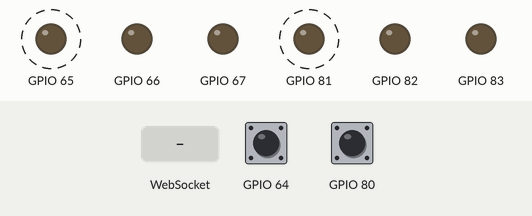
The program below on a simulated ESP8266 (Wemos D1 mini). Shown: output pins drawn as LEDs (lit = HIGH). Dashed ring = blinking. Inputs (shaded band) come from the test bench; at power-on: GPIO 64 HIGH, GPIO 80 HIGH. WiFi joins after 1.5 s; servers stay silent unless stated; EEPROM starts erased; what the program prints to the serial monitor is not drawn.

Above: at 3.37 s.
3.8 s: WebSocket text "alert" received
At 4.13 s:
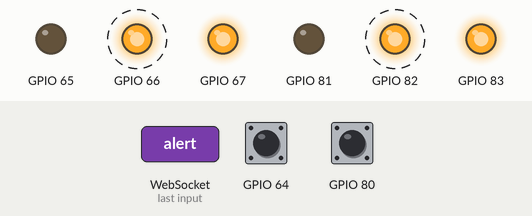
6.8 s: GPIO 64 pulled LOW for 0.15 s
At 8.87 s:
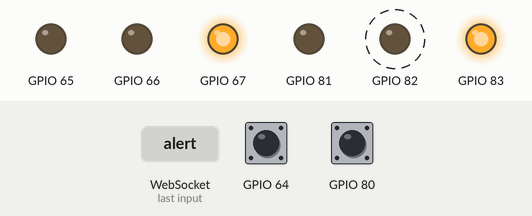
9.8 s: GPIO 80 pulled LOW for 0.15 s
At 9.88 s:
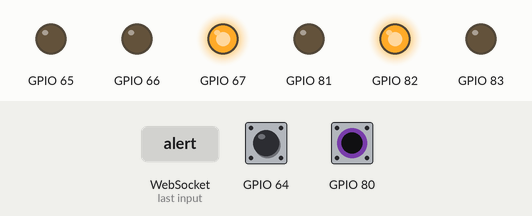
12.8 s: GPIO 64 pulled LOW for 1 s
At 13.13 s:
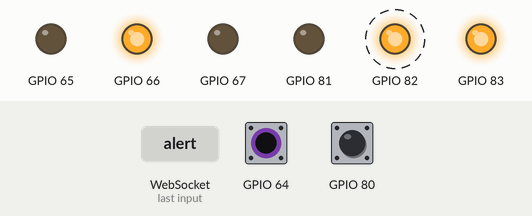
15.8 s: GPIO 80 pulled LOW for 1 s
At 16.13 s:
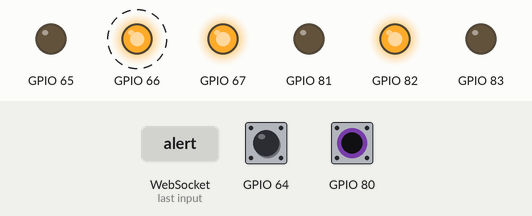
18.8 s: GPIO 80 pulled LOW for 3.2 s
At 22.13 s:
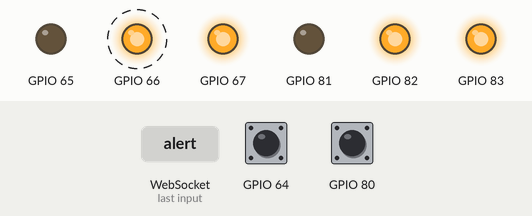
Timing chart, 0 to 24.5 s (numbered marks = the images above; inputs shaded):
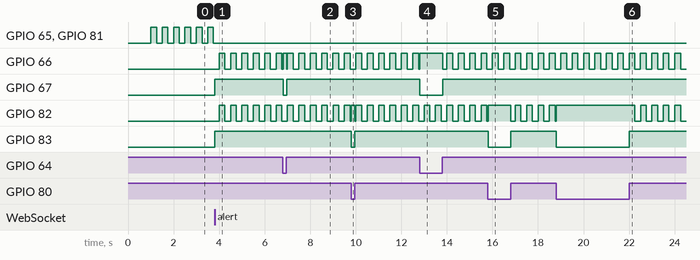

The program:

main.cpp
```cpp
#include <Arduino.h>

#include "../../common/Constants.h"

#include <ESP8266WiFi.h>
#include <WebSocketsClient.h>
#include <ArduinoJson.h>
#include <Sensor.h>
#include <Wire.h>
#include <EEPROM.h>

#pragma clang diagnostic push
#pragma clang diagnostic ignored "-Wunknown-pragmas"

#define STATE_STARTED 0
#define STATE_CONNECTED 1
#define STATE_RUNNING 2
#define STATE_ALERTING 3

#define STATE_REPORT_EVERY 2000

#define REPORT_INTERVAL_MIN 50
#define REPORT_INTERVAL_MAX 5000

#define CONFIRMATION_TIMEOUT 100
#define RECONNECTION_TIMEOUT 50
#define PING_TIMEOUT (PING_EVERY + 500)

#define MAX_RECONNECTIONS 5
#define MIN_RECONNECTIONS_INTERVAL 5000

int appState = STATE_STARTED;
u64 lastPing = 0;
u64 lastReport = 0;
u64 lastDebugReport = 0;
u64 lastReportSent = 0;
bool lastReceivedStateWasAlert = false;
bool unconfirmedMessage = false;

u8 totalReconnections = 0;
u64 lastReconnection = 0;

u8 clientId = 0;

// TODO init dynamically - support less than 2 sensors
#define SENSORS_COUNT 2
Sensor *sensors[] = {new Sensor(0x20), new Sensor(0x21)};

IPAddress gatewayIp;
WebSocketsClient ws;

void printState();

void displayState(u64 now);

u8 measureAndUpdateStates();

void webSocketEvent(WStype_t type, uint8_t *payload, size_t len) {
    u64 now = millis();

    switch (type) {
        case WStype_DISCONNECTED: {
            appState = STATE_STARTED;
            for (auto sensor : sensors) {
                sensor->ledStatus = LedStatus::RedStill;
            }
            displayState(now);
            Serial.println(F("Websocket disconnected!"));

            if (durationBetween(now, lastReconnection) < MIN_RECONNECTIONS_INTERVAL) {
                Serial.println(F("Too frequent reconnections, restarting..."));
                ESP.restart();
                return;
            }

            if (totalReconnections++ > MAX_RECONNECTIONS) {
                Serial.println(F("Too many reconnections, restarting..."));
                ESP.restart();
                return;
            }

            Serial.println(F("Reconnecting..."));

            const u64 start = now;

            ws.begin(gatewayIp, 80, SENSOR_WS_PATH);

            for (auto sensor : sensors) {
                sensor->ledStatus = LedStatus::RedBlink;
            }

            while (!ws.isConnected() && ((now = millis()) - start) < RECONNECTION_TIMEOUT) {
                delay(0);
                displayState(now);
                ws.loop();
            }

            displayState(now);

            if (!ws.isConnected()) {
                Serial.println(F("Could not reconnect, restarting"));
                ESP.restart();
                return;
            }

            totalReconnections++;
            lastReconnection = millis();
        }
            break;
        case WStype_CONNECTED: {
            Serial.println("Connected!");
            lastReportSent = lastPing = now;
            appState = STATE_CONNECTED;
        }
            break;
        case WStype_TEXT: {
            StaticJsonDocument<100> json;
            deserializeJson(json, payload, len);

            const String status = json["status"];

            Serial.printf("Confirmed status after %llu ms: %s\n", durationBetween(now, lastReportSent), status.c_str());

            if (status == "alert" || status == "alert-ok") {
                unconfirmedMessage = false;
                lastReceivedStateWasAlert = (status == "alert");
            } else {
                Serial.println((char *) payload);
                Serial.println(F("Unknown message received:"));

                for (uint i = 0; i < len; i++) {
                    Serial.print((char) payload[i]);
                }
                Serial.println();
            }
        }
            break;
        case WStype_PING: {
            lastPing = now;
        }
            break;
        default: {
            Serial.print(F("Unsupported WS event: "));
            Serial.println(type);
        }
    }
}

void wsLoop() {
    const u64 start = millis();

    ws.loop();

#pragma clang diagnostic push
#pragma ide diagnostic ignored "LoopDoesntUseConditionVariableInspection"
    while ((millis() - start) < 1) {
        delay(0);
        ws.loop();
    }
#pragma clang diagnostic pop
}

void reportAlerting(bool alerting) {
    char output[60];
    StaticJsonDocument<60> json;

    const char *status = alerting ? "alert" : "alert-ok";

    Serial.print(F("Reporting status: "));
    Serial.println(status);

    json["type"] = F("alert");
    json["status"] = status;
    json["clientId"] = clientId;

    wsLoop();

    const size_t l = serializeJson(json, output);
    if (!ws.sendTXT(output, l)) {
        Serial.println("Could not send 'alert' message!");
        ws.disconnect();
        return;
    }

    lastReportSent = millis();
    unconfirmedMessage = true;
}

void setup() {
    Serial.begin(115200);
    EEPROM.begin(512);

    //EEPROM.write(0x00, 14);
    //EEPROM.commit();
    // Serial.println("ID written to EEPROM");

    for (auto sensor : sensors) {
        sensor->ledStatus = LedStatus::RedStill;
    }

    delay(1000);
    Serial.println("Initializing...");

    clientId = EEPROM.read(0x00);
    Serial.printf("Loaded client ID: %d\n", clientId);
    displayState(millis());

    WiFi.begin(WIFI_SSID, WIFI_PASSWORD);

    Serial.print(F("\nConnecting to wifi "));
    Serial.println(WIFI_SSID);

    for (auto sensor : sensors) {
        sensor->ledStatus = LedStatus::RedBlink;
    }

    while (WiFi.status() != WL_CONNECTED) { // Wait for the Wi-Fi to connect
        const u64 start = millis();
        u64 now = start;
        while ((now = millis()) - start < 500) {
            displayState(now);
            delay(5);
        }
        Serial.print('.');

    }
    delay(20);

    displayState(millis());

    Serial.printf("\nConnected to wifi with IP %s\n", WiFi.localIP().toString().c_str());

    gatewayIp = WiFi.gatewayIP();

    Serial.print(F("Connecting to ws://"));
    Serial.print(gatewayIp);
    Serial.println(SENSOR_WS_PATH);

    ws.onEvent(webSocketEvent);
    ws.begin(gatewayIp, 80, SENSOR_WS_PATH);
}

void loop() {
    wsLoop();
    bool isDebugReporting = false;

    u64 now = millis();

    if (now - lastDebugReport > 500) {
        isDebugReporting = true;
        lastDebugReport = now;
    }

    displayState(now);

    if (durationBetween(now, lastReport) > STATE_REPORT_EVERY) {
        printState();
        wsLoop();
    }

    if (appState == STATE_CONNECTED) {
        //TODO do rest of setup
        appState = STATE_RUNNING;
    }

    wsLoop();

    if (appState >= STATE_RUNNING) {
        const bool alerting = measureAndUpdateStates() == LOW;

        if (isDebugReporting) {
            for (auto &sensor : sensors) {
                Wire.beginTransmission(sensor->getAddress());
                if (Wire.endTransmission() != 0) {
                    Serial.printf("Sensor on address 0x%x not found\n", sensor->getAddress());
                }
            }

            if (alerting) Serial.println("Alert!!");
        }

        wsLoop();

        now = millis();

        // following two values are basically a snapshot; this is to prevent race-condition with WS events -.|.-
        const u32 sinceLastReport = durationBetween(now, lastReportSent);
        const bool isUnconfirmedMessage = unconfirmedMessage;

        const bool alertingChange = alerting != lastReceivedStateWasAlert;

        // at least once per REPORT_INTERVAL_MAX but not more often than REPORT_INTERVAL_MIN
        if (sinceLastReport > REPORT_INTERVAL_MAX || (alertingChange && (sinceLastReport > REPORT_INTERVAL_MIN))) {
            if (!isUnconfirmedMessage) {
                reportAlerting(alerting);
            } else {
                Serial.println("There is an unconfirmed message, skipping!");
            }
            wsLoop();
        }

        if (isUnconfirmedMessage && (sinceLastReport > CONFIRMATION_TIMEOUT)) {
            Serial.printf("Message confirmation has timed-out (%u ms), disconnecting\n", sinceLastReport);
            ws.disconnect();
            return;
        }

        wsLoop();

        const u32 sinceLastPing = durationBetween(now, lastPing);
        if (sinceLastPing > PING_TIMEOUT) {
            Serial.printf("Didn't receive ping for too long (%u ms), disconnecting\n", sinceLastPing);
            ws.disconnect();
            return;
        }

        appState = alerting ? STATE_ALERTING : STATE_RUNNING;
    }
}

void printState() {
    lastReport = millis();

    Serial.print(F("State: "));

    switch (appState) {
        case STATE_STARTED:
            Serial.println("STARTED");
            break;
        case STATE_CONNECTED:
            Serial.println("CONNECTED");
            break;
        case STATE_RUNNING:
            Serial.println("RUNNING");
            break;
        case STATE_ALERTING:
            Serial.println("ALERTING");
            break;
    }
}

void displayState(u64 now) {
    for (auto & sensor : sensors) {
        sensor->loop(now);
    }
}

u8 measureAndUpdateStates() {
    u8 result = HIGH;
    for (auto sensor : sensors) {
        const u8 measured = sensor->measure();
//        if (measured == LOW) Serial.printf("Sensor 0x%x alerting!\n", sensor->getAddress());
        result &= measured;
        sensor->ledStatus = (measured == HIGH ? LedStatus::GreenStill : LedStatus::GreenBlink);
    }

    return result;
}

#pragma clang diagnostic pop
```

Sensor.cpp
```cpp
#include "Sensor.h"

Sensor::Sensor(const u8 address) : pcf(address) {
    pcf.begin();
    pcf.write8(0xff);
    this->address = address;
}

void Sensor::loop(const u64 now) {
    const u8 phase = now / 250 % 2;

    switch (ledStatus) {
        case GreenBlink:
            pcf.write(SENSOR_PIN_LED_RED, LOW);
            pcf.write(SENSOR_PIN_LED_GREEN, phase == 0 ? HIGH : LOW);
            pcf.write(SENSOR_PIN_BUZZER, HIGH);
            break;
        case GreenStill:
            pcf.write(SENSOR_PIN_LED_RED, LOW);
            pcf.write(SENSOR_PIN_LED_GREEN, HIGH);
            pcf.write(SENSOR_PIN_BUZZER, LOW);
            break;
        case RedBlink:
            pcf.write(SENSOR_PIN_LED_RED, phase == 0 ? HIGH : LOW);
            pcf.write(SENSOR_PIN_LED_GREEN, LOW);
            pcf.write(SENSOR_PIN_BUZZER, LOW);
            break;
        case RedStill:
            pcf.write(SENSOR_PIN_LED_RED, HIGH);
            pcf.write(SENSOR_PIN_LED_GREEN, LOW);
            pcf.write(SENSOR_PIN_BUZZER, HIGH);
            break;
    }
}

u8 Sensor::measure() {
    return pcf.read(SENSOR_PIN_SIGNAL) == LOW ? HIGH : LOW; // return HIGH on a signal, LOW on no signal
}

u8 Sensor::getAddress() const {
    return address;
}
```

Sensor.h
```cpp
#ifndef SENSOR_SENSOR_H
#define SENSOR_SENSOR_H

#include <Arduino.h>
#include <PCF8574.h>

#define SENSOR_PIN_SIGNAL 0
#define SENSOR_PIN_LED_RED 1
#define SENSOR_PIN_LED_GREEN 2
#define SENSOR_PIN_BUZZER 3

enum LedStatus {
    GreenBlink, GreenStill, RedBlink, RedStill
};

class Sensor {
public:
    Sensor(u8 address);

    void loop(u64 now);

    u8 measure();

    u8 getAddress() const;

    LedStatus ledStatus = RedStill;
private:
    PCF8574 pcf;
    u8 address;
};


#endif //SENSOR_SENSOR_H
```

Measured:
- after the input at 3.8 s, GPIO 65, GPIO 81: stops changing and stays LOW; GPIO 66, GPIO 82: alternates HIGH for 0.25 s and LOW for 0.25 s, starting after 0.21 s; GPIO 67, GPIO 83: LOW → HIGH at once
- after the input at 6.8 s, GPIO 67: HIGH → LOW at once, → HIGH 0.15 s later
- after the input at 9.8 s, GPIO 83: HIGH → LOW at once, → HIGH 0.15 s later
- after the input at 12.8 s, GPIO 67: HIGH → LOW at once, → HIGH 1.0 s later
- after the input at 15.8 s, GPIO 83: HIGH → LOW at once, → HIGH 1.0 s later
- after the input at 18.8 s, GPIO 83: HIGH → LOW at once, → HIGH 3.2 s later
- by itself, GPIO 65, GPIO 81: alternates HIGH for 0.25 s and LOW for 0.25 s
